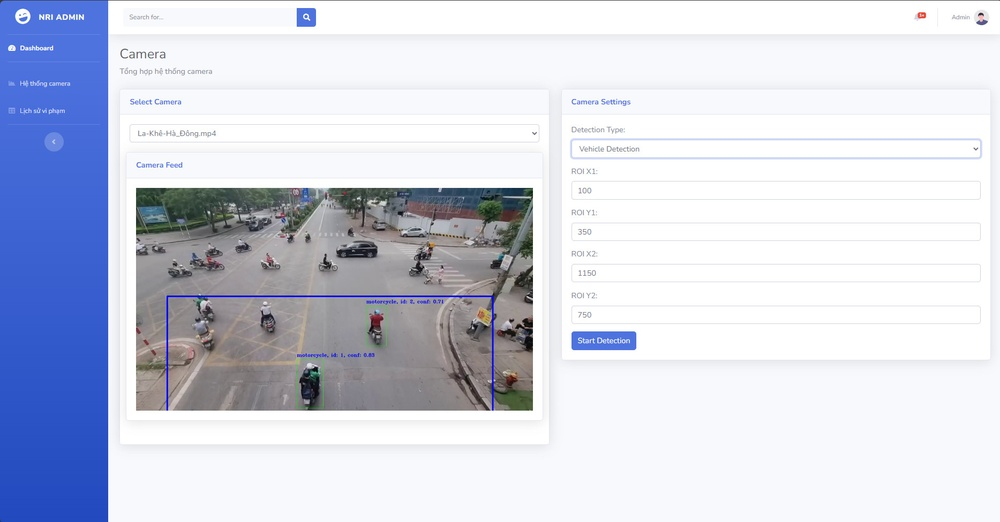
#> input picture img/1.jpg, 1000 x 522 px, shrunk from 1867 x 975 before the run
$ python -i utils.py   (imports and definitions only)
#> lines starting #> are read from the running program, lines starting #| are printed output that depends on the picture; after the words box and inside, x2 and y2 are one past the last pixel; in counts of white or black regions, pixels touching at a corner belong together
#> further down, picture is the input picture: shape (522, 1000, 3); mean B, G, R 226.1, 211.7, 207.4
import numpy as np
import cv2

def draw_text(image, text, org=(50, 50), fontFace=cv2.FONT_HERSHEY_SIMPLEX, fontScale=2, color=(0, 0, 255), thickness=2):
    return cv2.putText(image, text, org, fontFace, fontScale, color, thickness)

# Function to convert bounding box format from [x1, y1, x2, y2] to [x, y, w, h]
def xyxy2xywh(x):
    y = x.clone()
    y[:, 0] = (x[:, 0] + x[:, 2]) / 2  # x center
    y[:, 1] = (x[:, 1] + x[:, 3]) / 2  # y center
    y[:, 2] = x[:, 2] - x[:, 0]  # width
    y[:, 3] = x[:, 3] - x[:, 1]  # height
    return y

# Function to detect if a frame is red
def is_red(frame, threshold=0.008, tich_luy_hien_tai=0, tich_luy=3):
#> called with threshold = 0.008, tich_luy_hien_tai = 0, tich_luy = 3
    hsv = cv2.cvtColor(frame, cv2.COLOR_BGR2HSV)
#> hsv: shape (522, 1000, 3); mean H, S, V 78.4, 27.2, 227.2
    lower_red1 = np.array([0, 70, 50])
    upper_red1 = np.array([10, 255, 255])
    lower_red2 = np.array([170, 70, 50])
    upper_red2 = np.array([180, 255, 255])
    mask1 = cv2.inRange(hsv, lower_red1, upper_red1)
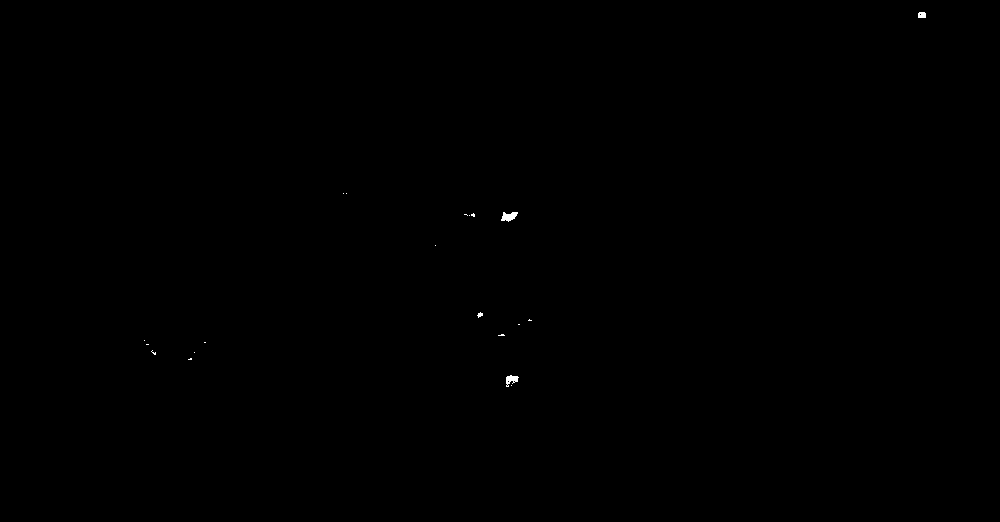
#> mask1: shape (522, 1000); 0.06% white; 20 white regions (16 under 20 px), largest, box (x1, y1, x2, y2) and area: (501, 212, 518, 222) 108, (506, 375, 519, 387) 87, (918, 12, 926, 18) 45, (477, 312, 483, 318) 21
    mask2 = cv2.inRange(hsv, lower_red2, upper_red2)
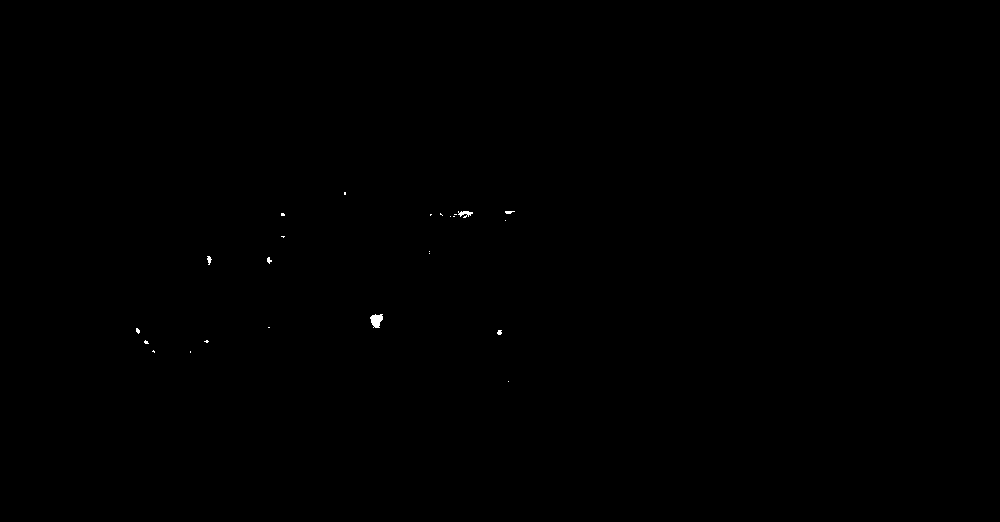
#> mask2: shape (522, 1000); 0.07% white; 24 white regions (18 under 20 px), largest, box (x1, y1, x2, y2) and area: (370, 314, 383, 328) 128, (458, 211, 473, 218) 59, (207, 256, 212, 265) 27, (505, 211, 515, 214) 22, (267, 257, 272, 264) 21, (497, 330, 502, 335) 20
    red_mask = mask1 | mask2
#> red_mask: shape (522, 1000); 0.13% white; 31 white regions (22 under 20 px), largest, box (x1, y1, x2, y2) and area: (501, 211, 518, 222) 131, (370, 314, 383, 328) 128, (506, 375, 519, 387) 88
    red_ratio = np.sum(red_mask) / red_mask.size
#> red_ratio = 0.335

    if red_ratio > threshold:
        return True, tich_luy_hien_tai + 1, None
    else:
        return False, tich_luy_hien_tai, None

def save_violation_data(track_id, label, image_path, timestamp):
    conn = sqlite3.connect('violations.db')
    cursor = conn.cursor()
    cursor.execute('''CREATE TABLE IF NOT EXISTS violations
                      (track_id TEXT, label TEXT, image_path TEXT, timestamp TEXT)''')
    cursor.execute("INSERT INTO violations VALUES (?, ?, ?, ?)", (track_id, label, image_path, timestamp))
    conn.commit()
    conn.close()

# Helper function to save image of the entire frame with only the violator's bounding box
def save_frame_snapshot(frame, bbox, image_path):
    # Copy the frame to not affect the display
    frame_copy = np.copy(frame)
    x1, y1, x2, y2 = bbox
    # Draw bounding box for the violator
    cv2.rectangle(frame_copy, (x1, y1), (x2, y2), (0, 0, 255), 2)  # Red box for violator
    cv2.imwrite(image_path, frame_copy)

>>> import cv2
>>> picture = cv2.imread('img/1.jpg')
>>> result = is_red(picture)
